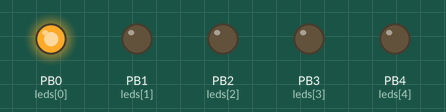
The sketch below on a simulated ATtiny85, built with avr-gcc and run on an emulated ATtiny85. On the bench: output pins drawn as LEDs (lit = HIGH).

Above: at 0.1 s.
At 0.5 s:
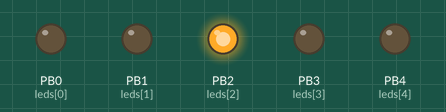
At 0.9 s:
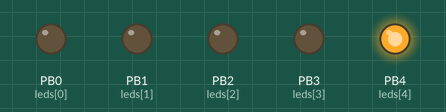
At 1.3 s:
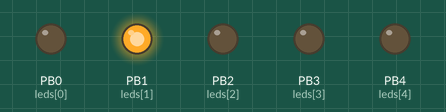
At 2.7 s:
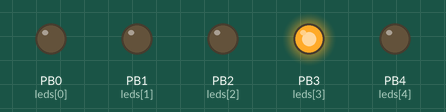
Timing chart, 0 to 3.0 s (numbered marks = the images above):
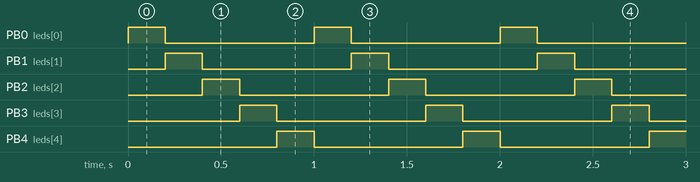

The sketch:

basic-blink-5led.ino
```cpp
// (licence header left out)
// ATMEL ATTINY85
//
//                  +-\/-+
//      (D 5) PB5  1|    |8  Vcc
//  led (D 3) PB3  2|    |7  PB2 (D 2) led
//  led (D 4) PB4  3|    |6  PB1 (D 1) led
//            GND  4|    |5  PB0 (D 0) led
//                  +----+

const int leds[] = {0, 1, 2, 3, 4};
const int ledcount = sizeof(leds) / sizeof(int);
int step = 0;
const int sleep = 200;

// the setup routine runs once when you press reset:
void setup() {
  for (int i = 0; i < ledcount; i++)
    pinMode(leds[i], OUTPUT);
}

void loop() {
  for (int i = 0; i < ledcount; i++)
    digitalWrite(leds[i], i == step ? HIGH : LOW);
  step++;
  step %= ledcount;
  delay(sleep);
}
```

Measured:
- by itself, PB0 (leds[0]), PB1 (leds[1]), PB2 (leds[2]), PB3 (leds[3]), PB4 (leds[4]): alternates HIGH for 0.20 s and LOW for 0.80 s
- by itself, everything shown: repeats every 1.0 s, in 5 steps
